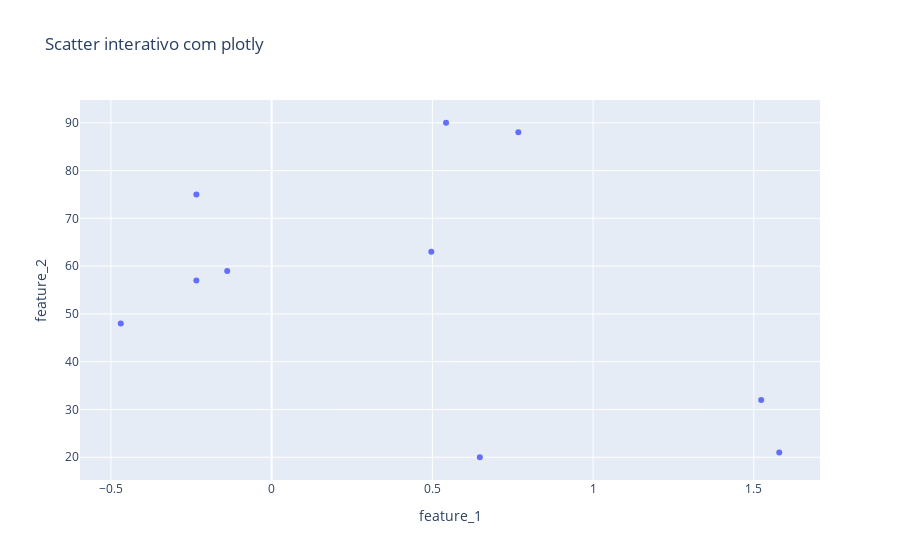

Notebook source saved alongside this figure:
### Code cell
import plotly.express as px

fig = px.scatter(
    df,  # o DataFrame que criamos antes
    x="feature_1",
    y="feature_2",
    title="Scatter interativo com plotly",
)
fig

### Figure 1 — Plotly figure (JSON) as saved in the notebook; plotly's stock layout.template omitted (floating-point values rounded to 4 significant figures)
{"data": [{"hovertemplate": "feature_1=%{x}<br>feature_2=%{y}<extra></extra>", "legendgroup": "", "marker": {"color": "#636efa", "symbol": "circle"}, "mode": "markers", "name": "", "orientation": "v", "showlegend": false, "type": "scatter", "x": [0.4967, -0.1383, 0.6477, 1.523, -0.2342, -0.2341, 1.579, 0.7674, -0.4695, 0.5426], "xaxis": "x", "y": [63, 59, 20, 32, 75, 57, 21, 88, 48, 90], "yaxis": "y"}], "layout": {"legend": {"tracegroupgap": 0}, "title": {"text": "Scatter interativo com plotly"}, "xaxis": {"anchor": "y", "domain": [0, 1], "title": {"text": "feature_1"}}, "yaxis": {"anchor": "x", "domain": [0, 1], "title": {"text": "feature_2"}}}}
